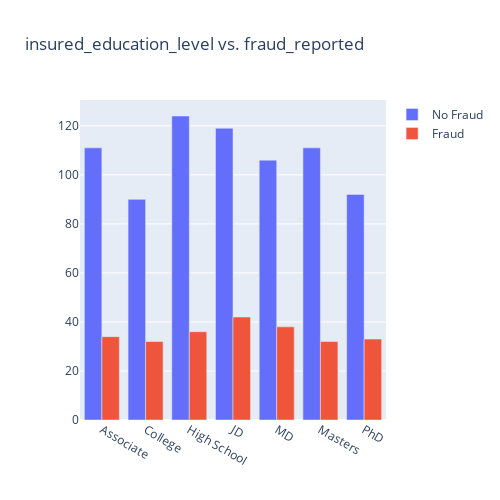

The notebook cell saved with this chart:
### Code cell
#insured_education vs fraud_reported
vis_data(data,'insured_education_level')

### Figure 1 — Plotly figure (JSON) as saved in the notebook; plotly's stock layout.template omitted (floating-point values rounded to 4 significant figures)
{"data": [{"name": "No Fraud", "type": "bar", "x": ["Associate", "College", "High School", "JD", "MD", "Masters", "PhD"], "y": [111, 90, 124, 119, 106, 111, 92]}, {"name": "Fraud", "type": "bar", "x": ["Associate", "College", "High School", "JD", "MD", "Masters", "PhD"], "y": [34, 32, 36, 42, 38, 32, 33]}], "layout": {"barmode": "group", "height": 500, "title": {"text": "insured_education_level vs. fraud_reported"}, "width": 500}}
